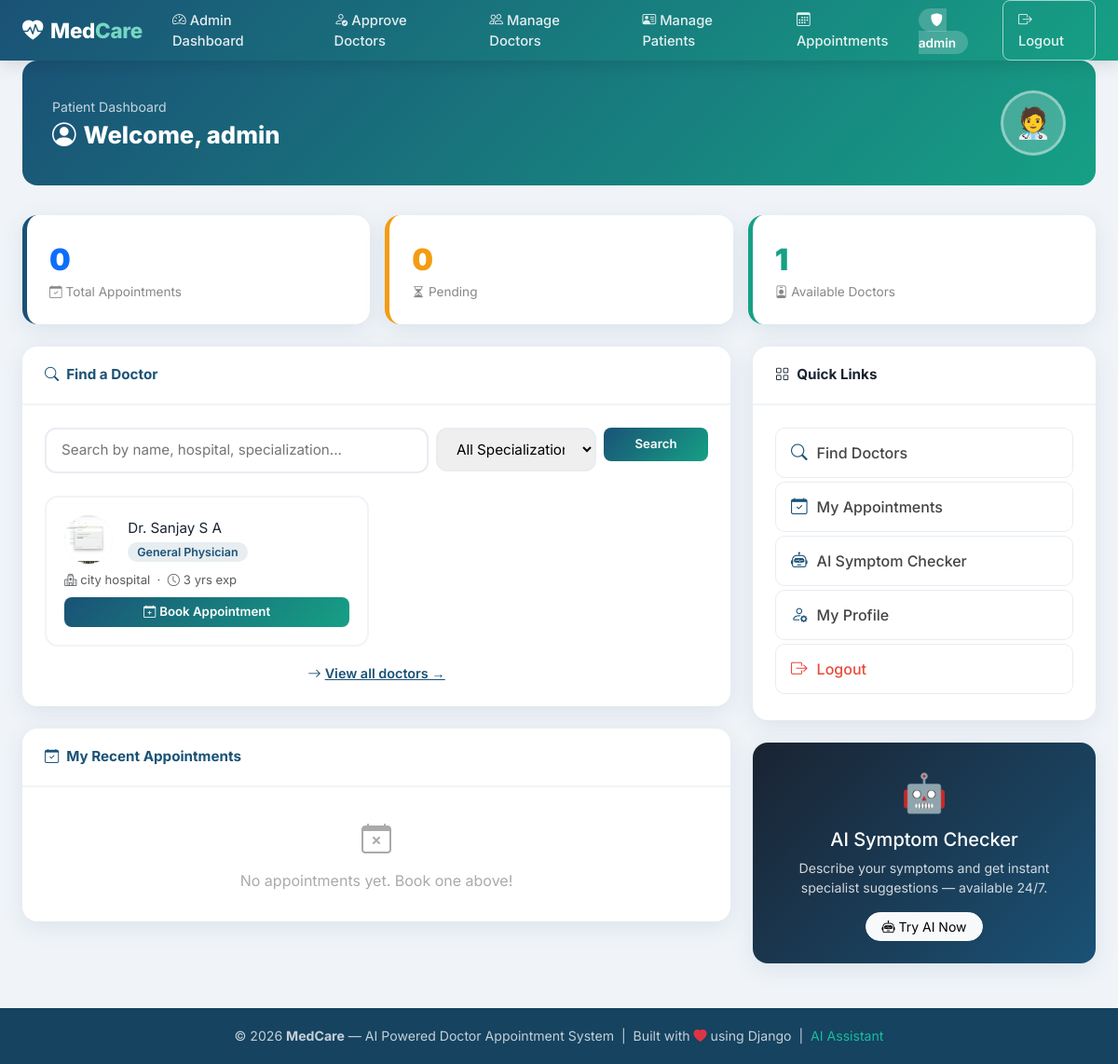
Screenshot of /patient-home/ (signed in) with the database file from the repository.
### accounts/models.py (models this page shows, shortened)
class User(AbstractUser):
    role = models.CharField(max_length=20, choices=ROLE_CHOICES, default='patient')

class DoctorProfile(models.Model):
    user               = models.OneToOneField(User, on_delete=models.CASCADE, related_name='doctorprofile')
    full_name          = models.CharField(max_length=100)
    email              = models.EmailField(blank=True, default='')
    phone              = models.CharField(max_length=15)
    specialization     = models.CharField(max_length=100, choices=SPECIALIZATION_CHOICES)
    qualification      = models.CharField(max_length=200, blank=True, default='', help_text="e.g. MBBS, MD, MS")
    experience         = models.IntegerField(default=0, help_text="Years of experience")
    hospital_name      = models.CharField(max_length=200, blank=True, default='')
    doctor_id          = models.CharField(max_length=50, unique=True)
    medical_council_reg = models.CharField(max_length=100, blank=True, default='', verbose_name="Medical Council Reg. No.")
    profile_picture    = models.ImageField(upload_to='doctors/profile/', blank=True, null=True)
    id_proof           = models.FileField(upload_to='doctors/id_proof/', blank=True, null=True)
    is_verified        = models.BooleanField(default=False)
    created_at         = models.DateTimeField(auto_now_add=True, null=True)
    class Meta:
        verbose_name = "Doctor Profile"
        ordering = ['-created_at']

### accounts/views.py (the view)
# urls.py: path('patient-home/', a.patient_home, name='patient_home'),
@login_required
def patient_home(request):
    if request.user.role not in ('patient', 'admin') and not request.user.is_superuser:
        if request.user.role == 'doctor':
            return redirect('doctor_home')
    try:
        profile = PatientProfile.objects.get(user=request.user)
    except PatientProfile.DoesNotExist:
        profile = None
    recent_appointments = Appointment.objects.filter(patient=request.user).order_by('-created_at')[:5]
    approved_doctors    = DoctorProfile.objects.filter(is_verified=True)[:6]
    return render(request, 'patient_home.html', {
        'profile':             profile,
        'recent_appointments': recent_appointments,
        'approved_doctors':    approved_doctors,
        'total_appointments':  Appointment.objects.filter(patient=request.user).count(),
        'pending_count':       Appointment.objects.filter(patient=request.user, status='Pending').count(),
    })

### templates/patient_home.html (shortened to what this page needs)
{% extends 'base.html' %}
{% block content %}
<div class="dash-page container-fluid px-4">
    <div class="dash-header">
        <div class="row align-items-center">
            <div class="col">
                <p class="opacity-75 mb-1" style="font-size:0.88rem">Patient Dashboard</p>
                <h1><i class="bi bi-person-circle me-2"></i>Welcome, {{ profile.full_name|default:user.username }}</h1>
            </div>
            <div class="col-auto">
                {% if profile and profile.profile_picture %}
                <img src="{{ profile.profile_picture.url }}" alt="Profile" style="width:70px;height:70px;border-radius:50%;object-fit:cover;border:3px solid rgba(255,255,255,0.5)">
                {% else %}
                <div style="width:70px;height:70px;border-radius:50%;background:rgba(255,255,255,0.2);display:flex;align-items:center;justify-content:center;font-size:2rem;border:3px solid rgba(255,255,255,0.4)">🧑‍⚕️</div>
                {% endif %}
            </div>
        </div>
    </div>
    <div class="row g-3 mb-4">
        <div class="col-6 col-md-4">
            <div class="stat-card blue">
                <div class="stat-num text-primary">{{ total_appointments }}</div>
                <div class="stat-label"><i class="bi bi-calendar-check me-1"></i>Total Appointments</div>
            </div>
        </div>
        <div class="col-6 col-md-4">
            <div class="stat-card orange">
                <div class="stat-num" style="color:#f39c12">{{ pending_count }}</div>
                <div class="stat-label"><i class="bi bi-hourglass-split me-1"></i>Pending</div>
            </div>
        </div>
        <div class="col-6 col-md-4">
            <div class="stat-card teal">
                <div class="stat-num" style="color:#16a085">{{ approved_doctors|length }}</div>
                <div class="stat-label"><i class="bi bi-person-badge me-1"></i>Available Doctors</div>
            </div>
        </div>
    </div>
    <div class="row g-4">
        <div class="col-lg-8">
            <div class="content-card mb-4">
                <div class="card-head" style="color:#1a5276"><i class="bi bi-search me-2"></i>Find a Doctor</div>
                <div class="card-body-inner">
                    <form method="GET" action="{% url 'doctor_list' %}">
                        <div class="row g-2">
                            <div class="col-md-7">
                                <input type="text" name="search" class="search-bar" placeholder="Search by name, hospital, specialization...">
                            </div>
                            <div class="col-md-3">
                                <select name="specialization" class="search-bar" style="border-radius:12px">
                                    <option value="">All Specializations</option>
                                </select>
                            </div>
                            <div class="col-md-2">
                                <button type="submit" class="btn-book w-100 py-2">Search</button>
                            </div>
                        </div>
                    </form>
                    {% if approved_doctors %}
                    <div class="row g-3 mt-2">
                        {% for doc in approved_doctors %}
                        <div class="col-md-6">
                            <div class="doctor-card">
                                <div class="d-flex align-items-center gap-3 mb-2">
                                    {% if doc.profile_picture %}
                                    <img src="{{ doc.profile_picture.url }}" class="doc-avatar" alt="{{ doc.full_name }}">
                                    {% else %}
                                    <div class="doc-avatar">🩺</div>
                                    {% endif %}
                                    <div>
                                        <div class="fw-700" style="font-size:0.95rem">Dr. {{ doc.full_name }}</div>
                                        <span class="spec-tag">{{ doc.specialization }}</span>
                                    </div>
                                </div>
                                <div class="text-muted" style="font-size:0.82rem">
                                    <i class="bi bi-hospital me-1"></i>{{ doc.hospital_name|default:"Private Practice" }}
                                    &nbsp;·&nbsp;
                                    <i class="bi bi-clock me-1"></i>{{ doc.experience }} yrs exp
                                </div>
                                <a href="{% url 'book_appointment' doc.id %}" class="btn-book mt-2 d-block text-center">
                                    <i class="bi bi-calendar-plus me-1"></i>Book Appointment
                                </a>
                            </div>
                        </div>
                        {% endfor %}
                    </div>
                    <div class="text-center mt-3">
                        <a href="{% url 'doctor_list' %}" style="color:#1a5276;font-weight:600;font-size:0.9rem">
                            <i class="bi bi-arrow-right me-1"></i>View all doctors →
                        </a>
                    </div>
                    {% else %}
                    <div class="empty-state"><i class="bi bi-search" style="font-size:2rem;display:block;margin-bottom:0.5rem"></i>No approved doctors yet.</div>
                    {% endif %}
                </div>
            </div>
            <div class="content-card">
                <div class="card-head" style="color:#1a5276"><i class="bi bi-calendar-check me-2"></i>My Recent Appointments</div>
                {% if recent_appointments %}
                <div class="table-responsive">
                    <table>
                        <thead><tr><th>Doctor</th><th>Date</th><th>Time</th><th>Status</th><th>Action</th></tr></thead>
                        <tbody>
                            {% for appt in recent_appointments %}
                            <tr>
                                <td>
                                    <div class="fw-600">Dr. {{ appt.doctor.username }}</div>
                                    {% with dr=appt.doctor.doctorprofile %}
                                    {% if dr %}<small class="text-muted">{{ dr.specialization }}</small>{% endif %}
                                    {% endwith %}
                                </td>
                                <td>{{ appt.date }}</td>
                                <td>{{ appt.time }}</td>
                                <td><span class="status-badge status-{{ appt.status|lower }}">{{ appt.status }}</span></td>
                                <td>
                                    <a href="{% url 'chat' appt.id %}" class="btn-book" style="background:#8e44ad" title="Chat">
                                        <i class="bi bi-chat-dots"></i>
                                    </a>
                                    {% if appt.status in 'Pending,Approved' %}
                                    <a href="{% url 'cancel_appointment' appt.id %}" class="btn-book ms-1" style="background:#e74c3c"
                                       onclick="return confirm('Cancel this appointment?')">
                                        <i class="bi bi-x-lg"></i>
                                    </a>
                                    {% endif %}
                                </td>
                            </tr>
                            {% endfor %}
                        </tbody>
                    </table>
                </div>
                {% else %}
                <div class="empty-state"><i class="bi bi-calendar-x" style="font-size:2rem;display:block;margin-bottom:0.5rem"></i>No appointments yet. Book one above!</div>
                {% endif %}
            </div>
        </div>
        <div class="col-lg-4">
            <div class="content-card mb-4">
                <div class="card-head"><i class="bi bi-grid me-2"></i>Quick Links</div>
                <div class="card-body-inner">
                    <a href="{% url 'doctor_list' %}" class="sidebar-quick-link">
                        <i class="bi bi-search"></i>Find Doctors
                    </a>
                    <a href="{% url 'patient_appointments' %}" class="sidebar-quick-link">
                        <i class="bi bi-calendar-check"></i>My Appointments
                    </a>
                    <a href="{% url 'ai_home' %}" class="sidebar-quick-link">
                        <i class="bi bi-robot"></i>AI Symptom Checker
                    </a>
                    <a href="{% url 'patient_profile' %}" class="sidebar-quick-link">
                        <i class="bi bi-person-gear"></i>My Profile
                    </a>
                    <a href="{% url 'logout' %}" class="sidebar-quick-link" style="color:#e74c3c">
                        <i class="bi bi-box-arrow-right" style="color:#e74c3c"></i>Logout
                    </a>
                </div>
            </div>
            <div class="content-card" style="background:linear-gradient(135deg,#1a2332,#1a5276);color:white">
                <div class="card-body-inner text-center">
                    <div style="font-size:2.5rem;margin-bottom:0.5rem">🤖</div>
                    <h5 class="fw-800" style="color:white">AI Symptom Checker</h5>
                    <p style="color:rgba(255,255,255,0.8);font-size:0.88rem;margin-bottom:1rem">
                        Describe your symptoms and get instant specialist suggestions — available 24/7.
                    </p>
                    <a href="{% url 'ai_home' %}" class="btn btn-light btn-sm rounded-pill fw-600 px-3">
                        <i class="bi bi-robot me-1"></i>Try AI Now
                    </a>
                </div>
            </div>
        </div>
    </div>
</div>
{% endblock %}

### templates/base.html (shortened to what this page needs)
<!DOCTYPE html>
<html lang="en">
<head>
    <link href="https://cdn.jsdelivr.net/npm/bootstrap@5.3.2/dist/css/bootstrap.min.css" rel="stylesheet">
    <link href="https://cdn.jsdelivr.net/npm/bootstrap-icons@1.11.3/font/bootstrap-icons.min.css" rel="stylesheet">
</head>
<body>
<nav class="navbar navbar-expand-lg medcare-nav">
    <div class="container-fluid px-4">
        <a class="navbar-brand" href="{% url 'home' %}">
            <i class="bi bi-heart-pulse-fill me-2"></i>Med<span>Care</span>
        </a>
        <div class="collapse navbar-collapse" id="mainNav">
            {% if user.is_authenticated %}
                {% if user.is_superuser or user.role == 'admin' %}
                <ul class="navbar-nav me-auto mb-2 mb-lg-0">
                    <li class="nav-item">
                        <a class="nav-link" href="{% url 'admin_dashboard' %}">
                            <i class="bi bi-speedometer2 me-1"></i>Admin Dashboard
                        </a>
                    </li>
                    <li class="nav-item">
                        <a class="nav-link" href="{% url 'admin_dashboard' %}#pending-doctors">
                            <i class="bi bi-person-check me-1"></i>Approve Doctors
                        </a>
                    </li>
                    <li class="nav-item">
                        <a class="nav-link" href="{% url 'admin_dashboard' %}#approved-doctors">
                            <i class="bi bi-people me-1"></i>Manage Doctors
                        </a>
                    </li>
                    <li class="nav-item">
                        <a class="nav-link" href="{% url 'admin_dashboard' %}#patients">
                            <i class="bi bi-person-vcard me-1"></i>Manage Patients
                        </a>
                    </li>
                    <li class="nav-item">
                        <a class="nav-link" href="{% url 'admin_dashboard' %}#appointments">
                            <i class="bi bi-calendar3 me-1"></i>Appointments
                        </a>
                    </li>
                </ul>
                <ul class="navbar-nav align-items-center gap-2">
                    <li class="nav-item">
                        <span class="user-badge"><i class="bi bi-shield-fill me-1"></i>{{ user.username }}</span>
                    </li>
                    <li class="nav-item">
                        <a class="nav-link nav-btn-outline" href="{% url 'logout' %}">
                            <i class="bi bi-box-arrow-right me-1"></i>Logout
                        </a>
                    </li>
                </ul>
                {% endif %}
            {% endif %}
        </div>
    </div>
</nav>
<div class="main-content">
    {% block content %}{% endblock %}
</div>
<footer class="medcare-footer">
    <p class="mb-0">
        &copy; 2026 <strong>MedCare</strong> — AI Powered Doctor Appointment System &nbsp;|&nbsp;
        Built with <i class="bi bi-heart-fill text-danger"></i> using Django &nbsp;|&nbsp;
        <a href="{% url 'ai_home' %}">AI Assistant</a>
    </p>
</footer>
</body>
</html>

### rows the page displays
User: username "admin", full_name "admin"
DoctorProfile: profile_picture (picture), full_name "Sanjay S A", specialization "General Physician", hospital_name "city hospital", experience "3"

### other values shown
{{ total_appointments }} "0"
{{ pending_count }} "0"
{{ approved_doctors|length }} "1"
